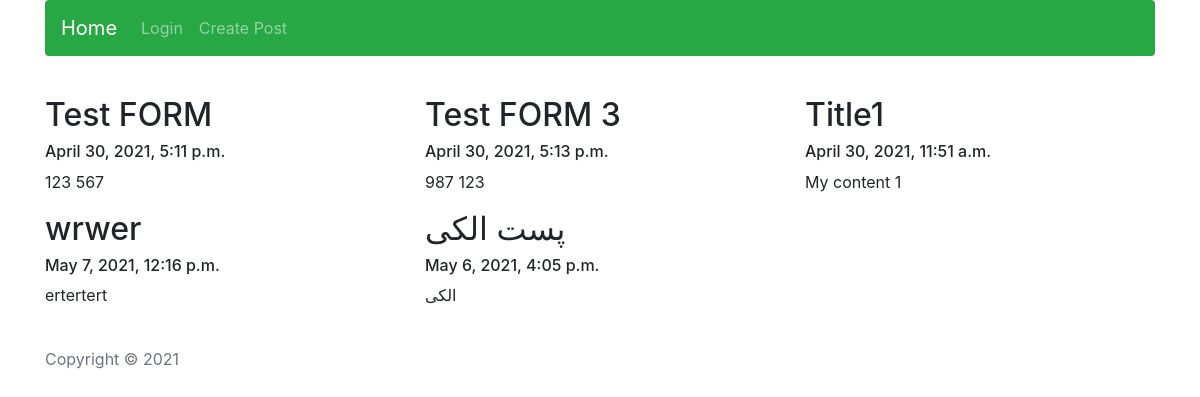
/blog/all/, run on an earlier commit of the app's database.
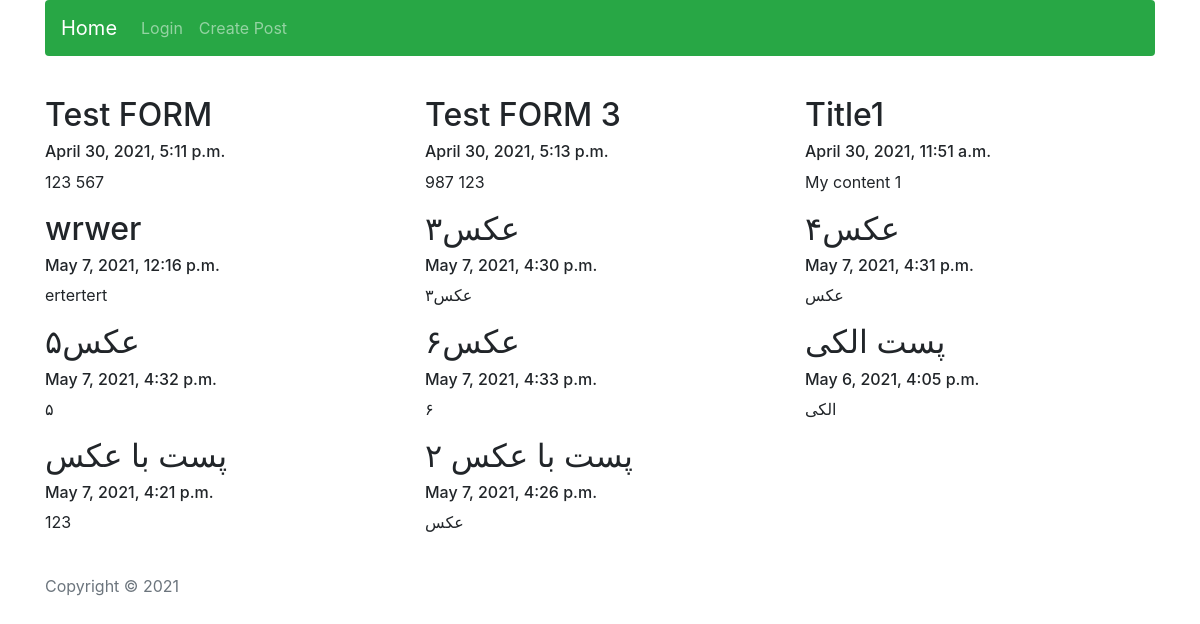
And on a later commit of the database.
### blog/models.py (models this page shows, shortened)
class Post(models.Model):
    created_date = models.DateTimeField(verbose_name='تاریخ ایجاد', auto_now_add=True)
    creator = models.ForeignKey('auth.User', verbose_name='کاربر', on_delete=models.PROTECT)
    content = models.TextField(verbose_name='متن', null=True)
    title = models.CharField(max_length=100, verbose_name='عنوان پست')
    intro_image = models.ImageField(verbose_name='عکس مقدمه پست', blank=True, null=True)
    class Meta:
        ordering = ('title',)
        verbose_name = 'پست'
        verbose_name_plural = 'پست ها'

### blog/views.py (the view)
# urls.py: path('all/', views.show_all_posts, name='show-all-posts'),
def show_all_posts(request):
    my_posts = models.Post.objects.all()
    return render(
        request=request,
        context={
            'my_posts': my_posts,
            'page_title': 'Show all posts'
        },
        template_name='blog/all_posts.html'
    )

### blog/context_processors.py (called while the page is built)
def shared_context(request):
    return {
        'year': datetime.datetime.today().year
    }

### blog/templates/blog/all_posts.html (shortened to what this page needs)
{% extends 'blog/base.html' %}
{% block content %}
    {% for post in my_posts %}
        <div class="col-md-4">
            <h2>{{ post.title }}</h2>
            <h6>{{ post.created_date }}</h6>
            <p>{{ post.content }}</p>
        </div>
    {% endfor %}
{% endblock %}

### blog/templates/blog/base.html (shortened to what this page needs)
{% load static %}
<html>
<head>
    <link href="{% static 'css/bootstrap.min.css' %}" rel="stylesheet">
</head>
<body>
<div class="container">
    <nav class="navbar rounded navbar-expand-md navbar-dark bg-success">
        <a class="navbar-brand" href="/">Home</a>
        <div class="collapse navbar-collapse" id="navbarCollapse">
            <ul class="navbar-nav mr-auto">
                {% if not user.is_authenticated %}
                    <li class="nav-item">
                        <a class="nav-link" href="{% url 'users:login' %}">Login
                            </a>
                    </li>
                {% endif %}
                <li class="nav-item">
                    <a class="nav-link" href="{% url 'blog:create-post' %}">Create Post
                        <span class="sr-only">(current)</span></a>
                </li>
            </ul>
        </div>
    </nav>
    <div class="row mb-4 mt-4">
        {% block content %}YOUR CONTENT GOES HERE{% endblock %}
    </div>
</div>
<footer class="footer">
    <div class="container">
        <span class="text-muted">Copyright &copy; {{ year }}</span>
    </div>
</footer>
</body>
</html>

What changed in the data, as far as the page shows it:
added Post: title "عکس۳", created_date "May 7, 2021, 4:30 p.m.", content "عکس۳"
added Post: title "عکس۴", created_date "May 7, 2021, 4:31 p.m.", content "عکس"
added Post: title "عکس۵", created_date "May 7, 2021, 4:32 p.m.", content "۵"
added Post: title "عکس۶", created_date "May 7, 2021, 4:33 p.m.", content "۶"
added Post: title "پست با عکس", created_date "May 7, 2021, 4:21 p.m.", content "123"
added Post: title "پست با عکس ۲", created_date "May 7, 2021, 4:26 p.m.", content "عکس"
